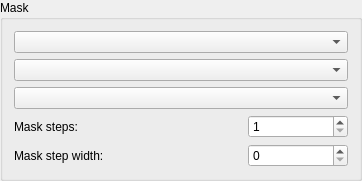
            <widget class="QGroupBox" name="MaskBox">
             <property name="title">
              <string>Mask</string>
             </property>
             <layout class="QVBoxLayout" name="verticalLayout_19">
              <item>
               <layout class="QVBoxLayout">
                <item>
                 <widget class="QComboBox" name="maskStage"/>
                </item>
                <item>
                 <widget class="QComboBox" name="maskMode">
                  <property name="enabled">
                   <bool>true</bool>
                  </property>
                 </widget>
                </item>
                <item>
                 <widget class="QComboBox" name="staticMode">
                  <property name="enabled">
                   <bool>true</bool>
                  </property>
                 </widget>
                </item>
                <item>
                 <layout class="QHBoxLayout">
                  <property name="spacing">
                   <number>6</number>
                  </property>
                  <property name="leftMargin">
                   <number>0</number>
                  </property>
                  <property name="topMargin">
                   <number>0</number>
                  </property>
                  <property name="rightMargin">
                   <number>0</number>
                  </property>
                  <property name="bottomMargin">
                   <number>0</number>
                  </property>
                  <item>
                   <widget class="QLabel" name="TextLabel1_2">
                    <property name="text">
                     <string>Mask steps:</string>
                    </property>
                    <property name="wordWrap">
                     <bool>false</bool>
                    </property>
                   </widget>
                  </item>
                  <item>
                   <spacer name="Spacer1_2">
                    <property name="orientation">
                     <enum>Qt::Horizontal</enum>
                    </property>
                    <property name="sizeType">
                     <enum>QSizePolicy::Expanding</enum>
                    </property>
                    <property name="sizeHint" stdset="0">
                     <size>
                      <width>31</width>
                      <height>21</height>
                     </size>
                    </property>
                   </spacer>
                  </item>
                  <item>
                   <widget class="QSpinBox" name="nMaskSteps">
                    <property name="minimumSize">
                     <size>
                      <width>100</width>
                      <height>0</height>
                     </size>
                    </property>
                    <property name="minimum">
                     <number>1</number>
                    </property>
                    <property name="maximum">
                     <number>26880</number>
                    </property>
                    <property name="value">
                     <number>1</number>
                    </property>
                   </widget>
                  </item>
                 </layout>
                </item>
                <item>
                 <layout class="QHBoxLayout" name="horizontalLayout_34">
                  <item>
                   <widget class="QLabel" name="maskStepWidthLable">
                    <property name="text">
                     <string>Mask step width:</string>
                    </property>
                   </widget>
                  </item>
                  <item>
                   <spacer name="horizontalSpacer_39">
                    <property name="orientation">
                     <enum>Qt::Horizontal</enum>
                    </property>
                    <property name="sizeHint" stdset="0">
                     <size>
                      <width>138</width>
                      <height>17</height>
                     </size>
                    </property>
                   </spacer>
                  </item>
                  <item>
                   <widget class="QSpinBox" name="maskStepWidth">
                    <property name="minimumSize">
                     <size>
                      <width>100</width>
                      <height>0</height>
                     </size>
                    </property>
                   </widget>
                  </item>
                 </layout>
                </item>
               </layout>
              </item>
             </layout>
            </widget>
